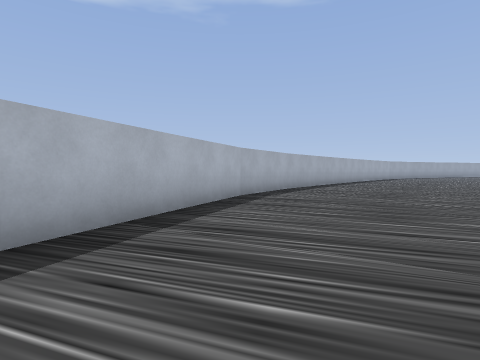
view 1 (above)

18 first-person views from a walk through a Godot game level. The camera is 1.3 m above the floor, tilts 2° down and sees 80° across. The floor is counted in squares, 2 m on a side. Each view is taken from the middle of a square. On the plan, view 1 faces up. The plan holds only what a view shows up to about 9 squares ahead; the rest is blank. The place goes on beyond the plan. Some surface patterns are stand-ins.

view 2
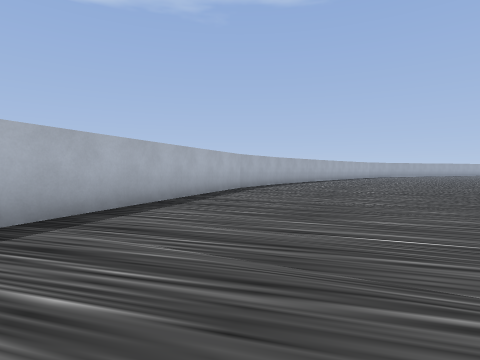

view 3
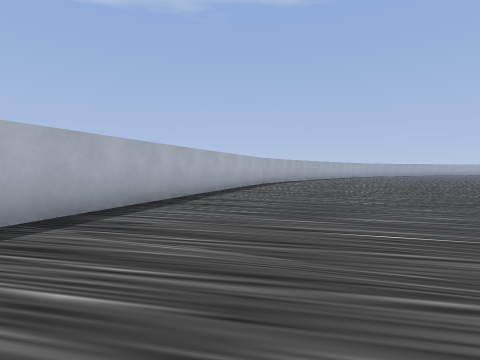

view 4
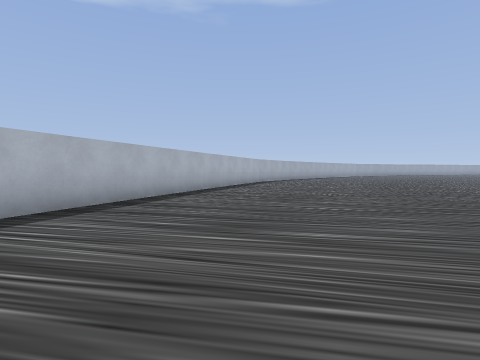

view 5
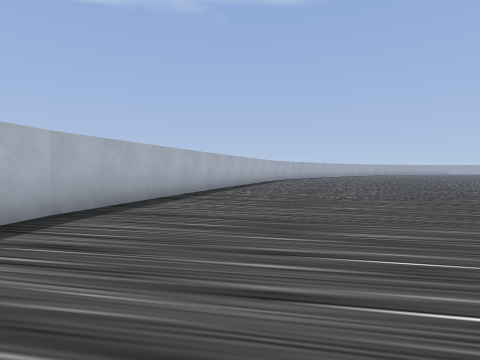

view 6
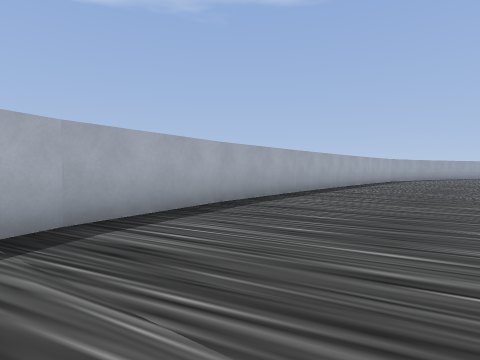

view 7
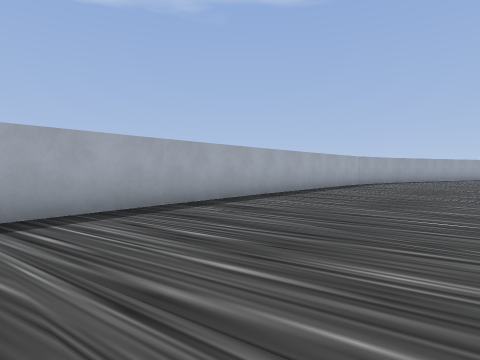

view 8
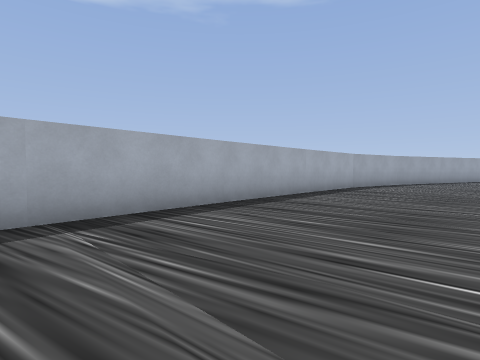

view 9
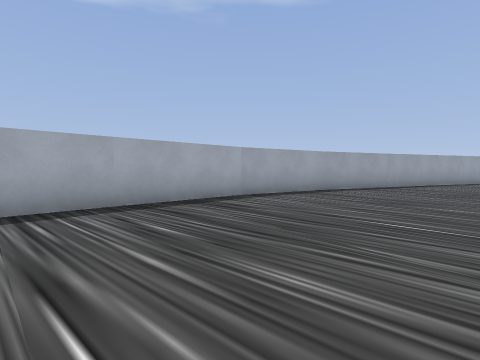

view 10
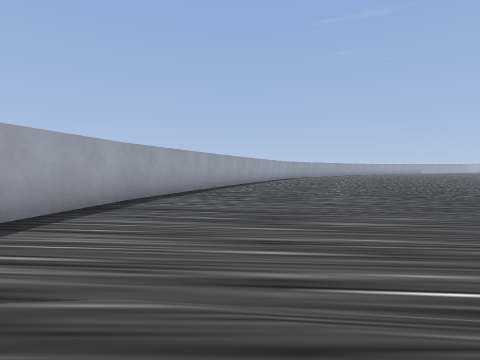

view 11
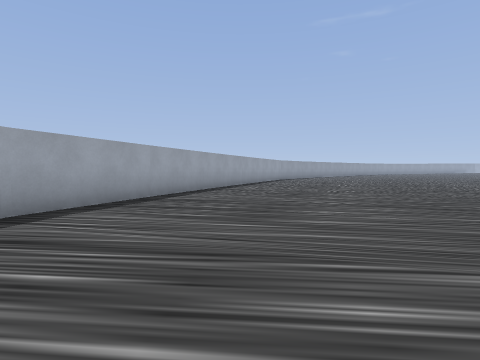

view 12
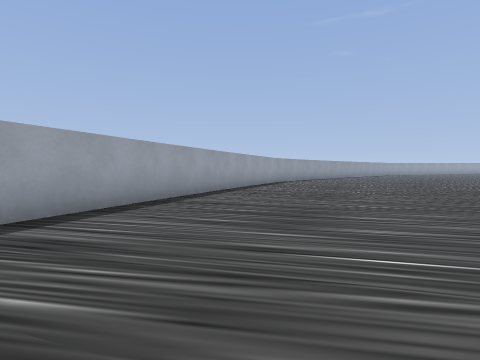

view 13
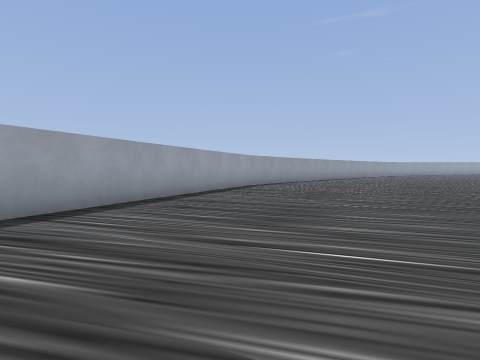

view 14
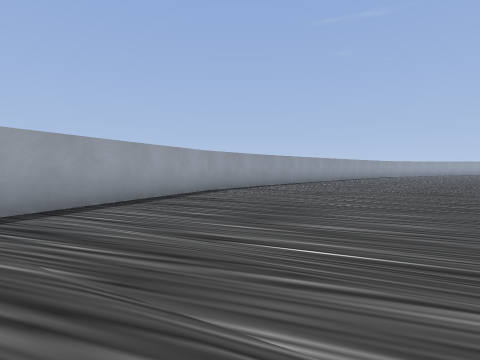

view 15
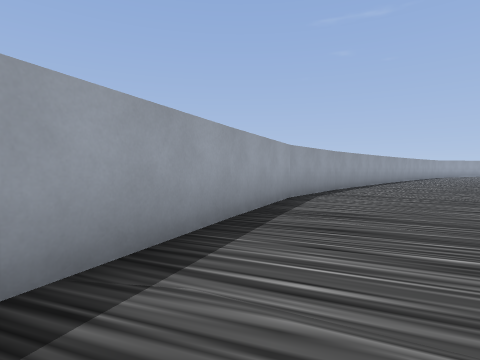

view 16
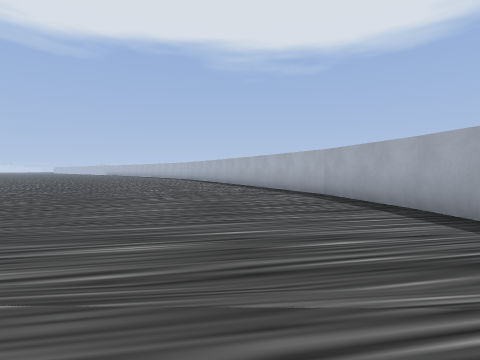

view 17
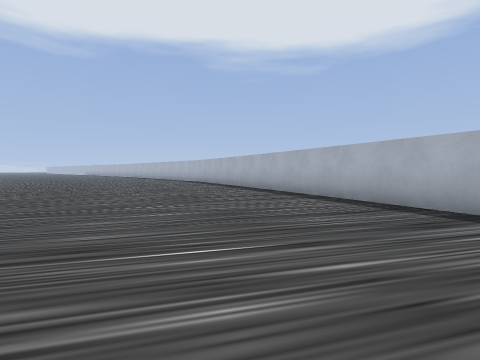

view 18
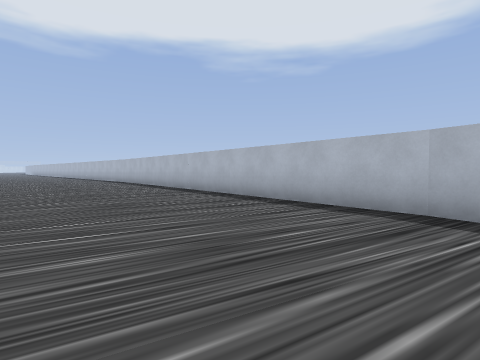

### Floor plan
Points are (right, up) in squares from view 1. A wall is a line through its corners. A room is listed if a view was taken in it or the views show most of it. See-through windows are left out.
Room 1 (views 1, 2, 3, 4, 5, 6, 7, 8, 9, 10, 11, 12, 13, 14, 15, 16, 17, 18)
walls: (5.7, 14.7) (1.6, 9.7); (1.6, 9.8) (0, 7.1); (0, 7.2) (-4, -3.3); (10, 19.3) (5.6, 14.5); (12.6, 20.9) (10, 19.2); (15.3, 22.2) (12.5, 20.9); (-3.8, -3.2) (-4.7, -6); (-4.7, -5.9) (-5.3, -10.5); (25, 26.3) (15.1, 22.4)

Positions as (right, up) in squares from view 1, and headings:
1: (0, 0), facing up
2: (0, -3), facing up
3: (-1, -6), facing up
4: (-1, -8), facing up
5: (-2, -10), facing up
6: (2, 4), facing up
7: (5, 7), facing up
8: (6, 9), facing up
9: (10, 12), facing up
10: (10, 15), facing up-right
11: (12, 16), facing up-right
12: (15, 18), facing up-right
13: (18, 19), facing up-right
14: (21, 20), facing up-right
15: (21, 23), facing up-right
16: (7, 11), facing down-left
17: (5, 7), facing down-left
18: (0, -5), facing down-left
